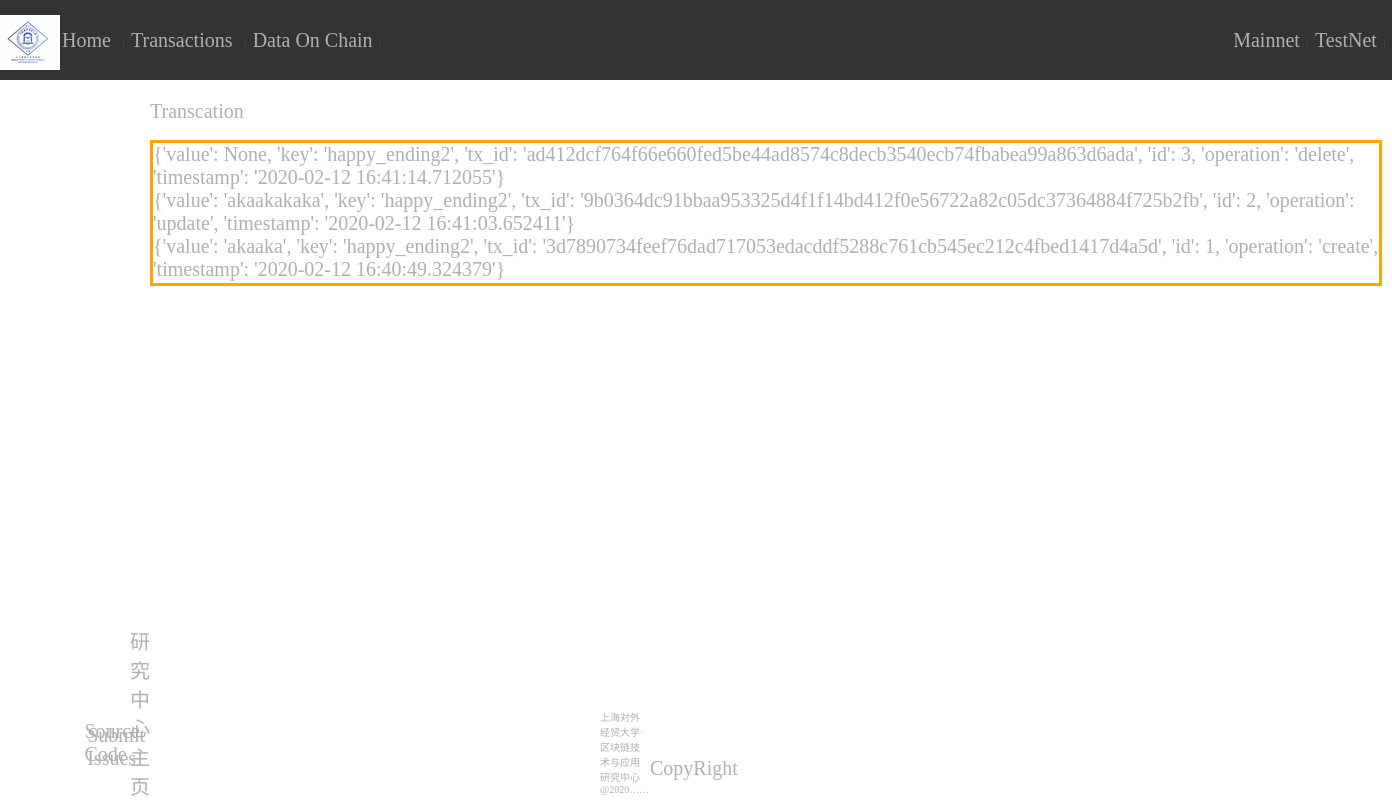
Page /transactions on the committed database.
### app/models.py (models this page shows)
class Transactions(db.Model):
    __table_args__ = {'extend_existing': True}
    id = db.Column(db.Integer, primary_key=True)
    tx_id = db.Column(db.String, unique=True)
    key = db.Column(db.String, unique=True)
    operation = db.Column(db.String)
    value = db.Column(db.String)
    timestamp = db.Column(db.String)
    def to_dict(self):
        item = self.__dict__
        item.pop('_sa_instance_state', None)
        return item

### app/views.py (the view)
@app.route("/transactions")
def transactions():
    transactions_list=[]
    tran =Transactions.query.order_by(Transactions.id.desc()).all()
    if tran:
        try:
            for i in tran:
                transactions_list.append(i.to_dict())
        except:
            transactions_list.append("no transaction")
    else:
        transactions_list.append("no transaction")
    return render_template('transactions.html',transactions_list=transactions_list)

### app/templates/transactions.html (shortened to what this page needs)
<!DOCTYPE html>
<html lang="en">
<head>
    <link rel="stylesheet" href="static/style.css">
</head>
<body>
<div class="topbar">
    <div class="container">
        <div class="header-logo">
            <a href="#"></a>
        </div>&nbsp;&nbsp;
        <div class="topbar-nav">
            <a href="{{ url_for('main')}}">Home </a><span>|</span>
            <a href="{{ url_for('transactions')}}"> Transactions </a><span>|</span>
            <a href="{{ url_for('data_on_chain')}}">Data On Chain</a><span>|</span>
        </div>
        <div class="topbar-info">
            <a href="">Mainnet</a><span>|</span>
            <a href="">TestNet</a><span>|</span>
        </div>
    </div>
    <div>
        <div class="transaction_title">
           Transcation
        </div>
        <div class="transaction_data">
            {% for i in transactions_list %}
       {{ i }} <br>
    {% endfor %}
        </div>
    </div>
</div>
<div class="bottom">
    <div class="bottom_copy">
        <a href="">CopyRight </a>
    </div>
    <div class="bottom_source">
        <a href="https://github.com/leeduckgo/bsn_app_explorer" target="_blank">Source Code </a>
    </div>
    <div class="right">
        上海对外经贸大学·区块链技术与应用研究中心@2020……
    </div>
    <div class="submit-row">
        <a href="https://github.com/leeduckgo/bsn_app_explorer/issues" target="_blank">Submit Issues </a>
    </div>
    <div class="main">
        <a href="http://www.suibe.edu.cn/ai/2020/0112/c7666a96188/page.htm" target="_blank">研究中心主页 </a>
    </div>
</div>
</body>
</html>

### app/static/style.css (style rules this page uses)
body { margin: 0; padding: 0; background-color :white !important; height: 300px; }
a { text-decoration: none; }
.topbar { background-color:#333; height: 80px; }
.container { margin: 0 auto; }
.container::before , .container::after { content: ""; display:table; }
.container::after { clear:both; }
.topbar a { color: #b0b0b0; font-size: 20px; }
.topbar-nav { float: left; line-height: 80px; height: 60px; font-size:0; width: 820px; }
.topbar-nav a { color: #b0b0b0; font-size: 20px; margin-top: 50px; }
.header-logo { float: left; width: 62px; margin-top: 15px; }
.header-logo a { display: block; width: 60px; height: 55px; background: url("logo.jpg"); }
.topbar-nav span { font-size:12px; color: #424242; font-family: sans-serif; margin: 0.5em; }
.topbar-info { float: right; line-height: 80px; height: 60px; font-size:0; }
.topbar-info span { font-size:12px; color: #424242; font-family: sans-serif; margin: 0.5em; }
.bottom { height: auto; min-height: 80px; position: absolute; left: 150px; bottom: 0; color: white; }
.bottom_copy a { position: absolute; left: 500px; bottom: 20px; color: #b0b0b0; font-size: 20px; }
.bottom_source a { position: absolute; right: 10px; color: #b0b0b0; font-size: 20px; }
.main a { position: absolute; bottom: 0px; right: 0px; color: #b0b0b0; font-size: 20px; }
.submit-row a { position: absolute; bottom: 30px; color: #b0b0b0; right: 5px; font-size: 20px; }
.right { position: absolute; left: 450px; bottom:5px ; color: #b0b0b0; font-size: 10px; }
.transaction_title { position: absolute; left: 150px; color: #b0b0b0; font-size: 20px; top: 100px; }
.transaction_data { position: absolute; border: 3px solid orange; width: 1226px; left: 150px; height: auto; min-height: 140px; top: 140px; font-size: 20px; color: #b0b0b0; }

### rows in the picture
Transactions: i "{'value': None, 'key': 'happy_ending2', 'tx_id': 'ad412dcf764f66e660fed5be44ad8574c8decb3540ecb74fbabea99a863d6ada', 'id': 3, 'operation': 'delete', 'timestamp': '2020-02-12 16:41:14.712055'}"
Transactions: i "{'value': 'akaakakaka', 'key': 'happy_ending2', 'tx_id': '9b0364dc91bbaa953325d4f1f14bd412f0e56722a82c05dc37364884f725b2fb', 'id': 2, 'operation': 'update', 'timestamp': '2020-02-12 16:41:03.652411'}"
Transactions: i "{'value': 'akaaka', 'key': 'happy_ending2', 'tx_id': '3d7890734feef76dad717053edacddf5288c761cb545ec212c4fbed1417d4a5d', 'id': 1, 'operation': 'create', 'timestamp': '2020-02-12 16:40:49.324379'}"
